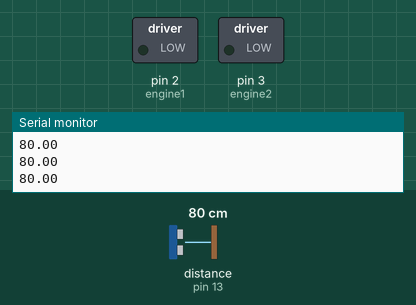
Simulated run of this sketch. Board: Arduino Uno, built with avr-gcc and run on an emulated ATmega328P. On the bench: switched loads named in the sketch (green lamp = pin HIGH), the last lines printed to the serial monitor. Wiring (inferred from the names in the program): ultrasonic range finder: trigger pin 12; echo pin 13. Dashed ring = blinking. Inputs (shaded band) come from the test bench; at power-on: distance to the obstacle (sensor on pin 13) 80 cm. The echo pulse lasts 58.3 µs per cm; pins used as bus, display or sensor lines are not drawn.

Above: at 1.04 s.
1.3 s: distance to the obstacle (sensor on pin 13) set to 2 cm
4.3 s: distance to the obstacle (sensor on pin 13) set to 9 cm
7.3 s: distance to the obstacle (sensor on pin 13) set to 60 cm
At 7.38 s:
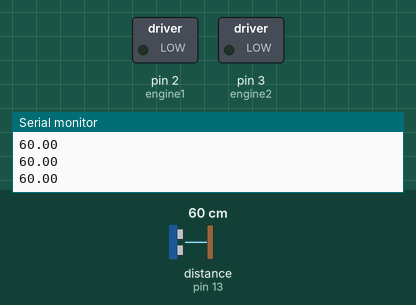
10.3 s: distance to the obstacle (sensor on pin 13) set to 35 cm
At 10.9 s:
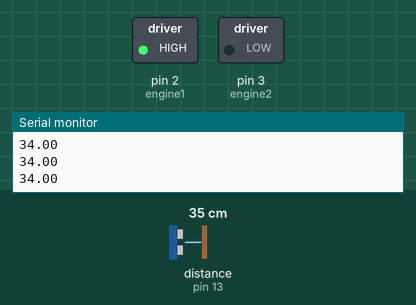
13.3 s: distance to the obstacle (sensor on pin 13) set to 18 cm
At 13.89 s:
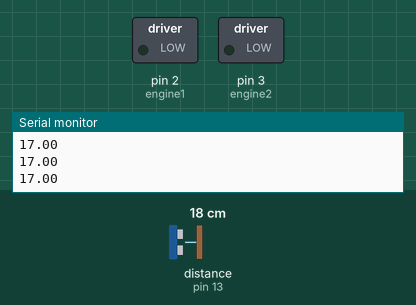
Timing chart, 0 to 17.3 s (numbered marks = the images above; inputs shaded):
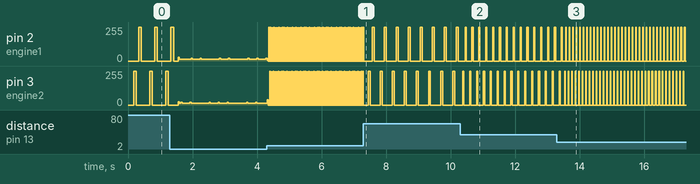

Measured:
- after the input at 7.3 s, pin 2 (engine1): alternates 255/255 for 0.06 s and 0/255 for 0.31 s, starting after 0.27 s; pin 3 (engine2): alternates 255/255 for 0.06 s and 0/255 for 0.31 s, starting after 0.15 s
- after the input at 10.3 s, pin 2 (engine1): alternates 255/255 for 0.03 s and 0/255 for 0.18 s, starting after 0.15 s; pin 3 (engine2): alternates 255/255 for 0.03 s and 0/255 for 0.18 s, starting after 0.08 s
- after the input at 13.3 s, pin 2 (engine1): alternates 255/255 for 0.02 s and 0/255 for 0.09 s, starting after 0.28 s; pin 3 (engine2): alternates 255/255 for 0.02 s and 0/255 for 0.09 s, starting after 0.24 s
- by itself, pin 2 (engine1): moves between 0/255 and 255/255, repeating every 0.05 s
- by itself, pin 3 (engine2): repeats every 0.05 s: 0/255 0.04 s, 255/255 0.01 s

The sketch:

ProjAutonomiaVisual.ino
```cpp
#include "Ultrasonic.h"

#define echoPinF 13 //Pino 13 recebe o pulso do echo
#define trigPinF 12 //Pino 12 envia o pulso para gerar o echo
#define echoPinD 11 //Pino 11 recebe o pulso do echo
#define trigPinD 10 //Pino 10 envia o pulso para gerar o echo
#define echoPinE 9
#define trigPinE 8


#define engine1 2 //Define o pino do motor da Esquerda
#define engine2 3 //Define o pino do motor da Direita
#define engine3 4 //Define o pino do motor Frontal

#define constante 2

//iniciando a função e passando os pinos
Ultrasonic ultrasonicF (12,13);
Ultrasonic ultrasonicD (10,11);
Ultrasonic ultrasonicE (8,9);
void giraMotor(char motor, int distancia);

unsigned int distanciaFront, distanciaEsq, distanciaDir, sensor;

void setup()
{
   Serial.begin(9600); //inicia a porta serial
   pinMode(echoPinF, INPUT);   // (recebe)
   pinMode(trigPinF, OUTPUT); // (envia)
   pinMode(echoPinE, INPUT);  // (recebe)
   pinMode(trigPinE, OUTPUT); // (envia)
   pinMode(echoPinD, INPUT);  // (recebe)
   pinMode(trigPinD, OUTPUT); // (envia)
   // define os pinos de saida que vão para o motor
   pinMode(engine1, OUTPUT);
   pinMode(engine2, OUTPUT);
   distanciaFront = distanciaEsq = distanciaDir = 0;
}

void loop() {
  distanciaFront = leituraSensor(12, 13);
  distanciaEsq = leituraSensor(8, 9);
  distanciaDir = leituraSensor(10, 11);

  giraMotor('f', distanciaFront);
  giraMotor('d', distanciaDir);
  giraMotor('e', distanciaEsq);
}

// ---------------------------------- LEITURA DO SENSOR FRONTAL ---------------------------------- //

int leituraSensor(int trigPin, int echoPin){
  float distancia = 0;
  //seta o pino TRIG com um pulso "LOW"
    digitalWrite(trigPinF, LOW);
  // delay de 2 microssegundos
    delayMicroseconds(2);
  //seta o pino TRIG com pulso "HIGH"
    digitalWrite(trigPinF, HIGH);
  //delay de 10 microssegundos
    delayMicroseconds(10);
  //seta o pino TRIG com pulso "LOW" novamente
    digitalWrite(trigPinF, LOW);
  // função Ranging, faz a conversão do tempo de resposta do echo em centimetros, e armazena na variavel distancia
    distancia = (ultrasonicF.Ranging(CM));
    Serial.println(distancia);
    return distancia;
}

void giraMotor(char motor, int distancia)
{
   int qualMotor, tempoDelay = 0;

   //Define qual motor irá girar
   if(motor == 'f')
    qualMotor = engine3;
   else if(motor == 'e')
    qualMotor = engine1;
   else if(motor == 'd')
    qualMotor = engine2;

   //Calcula o tempo do delay de acordo com a distancia calculada
   tempoDelay = distancia;

   if(distancia == 0 || distancia > 300)
     digitalWrite(qualMotor, LOW);

   digitalWrite(qualMotor, HIGH);
   delay(tempoDelay);

   digitalWrite(qualMotor, LOW);
   delay(tempoDelay);
}
```

Ultrasonic.cpp
```cpp
/*
  Ultrasonic.cpp - Library for HC-SR04 Ultrasonic Ranging Module.library

  Created by ITead studio. Apr 20, 2010.
  iteadstudio.com
*/

#include "Arduino.h"
#include "Ultrasonic.h"

Ultrasonic::Ultrasonic(int TP, int EP)
{
   pinMode(TP,OUTPUT);
   pinMode(EP,INPUT);
   Trig_pin=TP;
   Echo_pin=EP;
}

long Ultrasonic::Timing()
{
  digitalWrite(Trig_pin, LOW);
  delayMicroseconds(2);
  digitalWrite(Trig_pin, HIGH);
  delayMicroseconds(10);
  digitalWrite(Trig_pin, LOW);
  duration = pulseIn(Echo_pin,HIGH);
  return duration;
}

long Ultrasonic::Ranging(int sys)
{
  Timing();
  distacne_cm = duration /29 / 2 ;
  distance_inc = duration / 74 / 2;
  if (sys)
  return distacne_cm;
  else
  return distance_inc;
}
```

Ultrasonic.h
```cpp
/*
  Ultrasonic.h - Library for HR-SC04 Ultrasonic Ranging Module.
  Created by ITead studio. Alex, Apr 20, 2010.
  iteadstudio.com
*/


#ifndef Ultrasonic_h
#define Ultrasonic_h

#include "Arduino.h"

#define CM 1
#define INC 0

class Ultrasonic
{
  public:
    Ultrasonic(int TP, int EP);
    long Timing();
    long Ranging(int sys);

    private:
    int Trig_pin;
    int Echo_pin;
    long  duration,distacne_cm,distance_inc;

};

#endif
```
